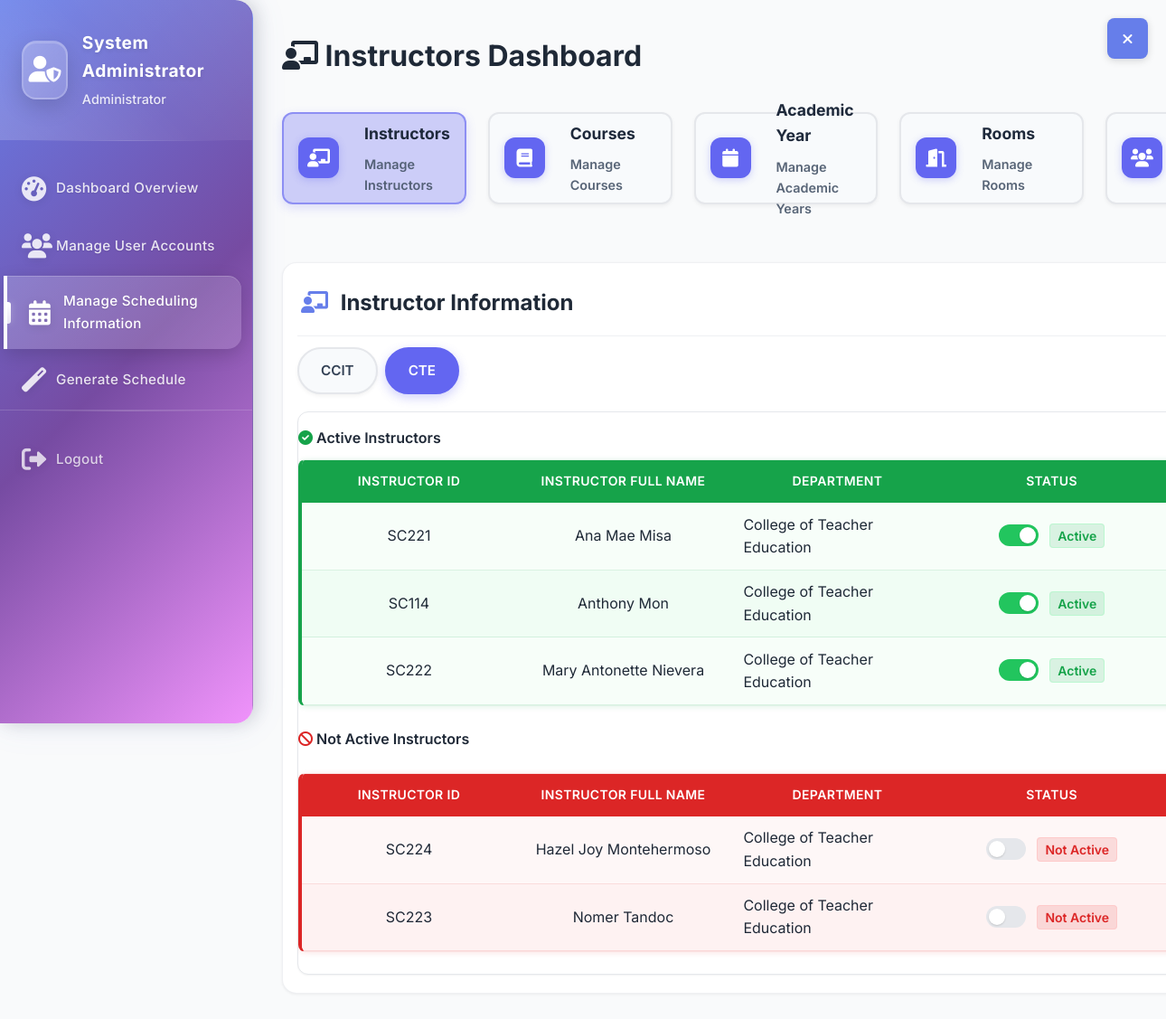
The app's page /dashboards/admin/Instructor-dashboard.php?department=College+of+Teacher+Education (signed in) with its own data.
### tables this page shows
CREATE TABLE `teachers` (
  `id` int NOT NULL AUTO_INCREMENT,
  `user_id` varchar(20) NOT NULL,
  `teacher_id` varchar(20) NOT NULL,
  `department` enum('College of Communication and Information Technology','College of Teacher Education') NOT NULL,
  PRIMARY KEY (`id`),
  UNIQUE KEY `user_id` (`user_id`),
  UNIQUE KEY `teacher_id` (`teacher_id`)
);

CREATE TABLE `users` (
  `id` int NOT NULL AUTO_INCREMENT,
  `user_id` varchar(20) NOT NULL,
  `full_name` varchar(100) NOT NULL,
  `email` varchar(100) DEFAULT NULL,
  `password_hash` varchar(255) NOT NULL,
  `role` enum('admin','teacher','student') NOT NULL,
  `status` enum('pending','approved','rejected','suspended') DEFAULT 'pending',
  `email_verified` tinyint(1) DEFAULT '0',
  `verification_token` varchar(100) DEFAULT NULL,
  `reset_token` varchar(100) DEFAULT NULL,
  `reset_token_expires` datetime DEFAULT NULL,
  `created_at` timestamp NULL DEFAULT CURRENT_TIMESTAMP,
  `updated_at` timestamp NULL DEFAULT CURRENT_TIMESTAMP ON UPDATE CURRENT_TIMESTAMP,
  PRIMARY KEY (`id`),
  UNIQUE KEY `user_id` (`user_id`),
  UNIQUE KEY `email` (`email`)
);

### config/database.php (called while the page is built, shortened)
<?php
class Database {
    private $host = DB_HOST;
    private $user = DB_USER;
    private $pass = DB_PASS;
    private $dbname = DB_NAME;
    private $dbh;
    private $stmt;
    public function __construct() {
        $dsn = 'mysql:host=' . $this->host . ';dbname=' . $this->dbname;
        $options = array(
            PDO::ATTR_PERSISTENT => true,
            PDO::ATTR_ERRMODE => PDO::ERRMODE_EXCEPTION
        );
        try {
            $this->dbh = new PDO($dsn, $this->user, $this->pass, $options);
        } catch(PDOException $e) {
            $this->error = $e->getMessage();
            throw new Exception("Database connection failed: " . $e->getMessage());
        }
    }
    public function query($query) {
        $this->stmt = $this->dbh->prepare($query);
    }
    public function bind($param, $value, $type = null) {
        if (is_null($type)) {
            switch (true) {
                default:
                    $type = PDO::PARAM_STR;
            }
        }
        $this->stmt->bindValue($param, $value, $type);
    }
    public function execute() {
        return $this->stmt->execute();
    }
    public function resultset() {
        $this->execute();
        return $this->stmt->fetchAll(PDO::FETCH_ASSOC);
    }
}

### dashboards/admin/Instructor-dashboard.php (the view, shortened to what this page needs)
<?php
$departments = [
        'College of Communication and Information Technology' => 'CCIT',
        'College of Teacher Education' => 'CTE'
    ];
$current_department = isset($_GET['department']) && in_array($_GET['department'], array_keys($departments)) ? $_GET['department'] : 'College of Communication and Information Technology';
require_once __DIR__ . '/../../config/database.php';
$message = null;
try {
    $db = new Database();
	$db->query('SELECT u.user_id, u.full_name, u.created_at, u.status, t.teacher_id, t.department
                FROM users u
                INNER JOIN teachers t ON u.user_id = t.user_id
                WHERE u.role = "teacher" AND t.department = :department
                ORDER BY u.full_name ASC');
    $db->bind(':department', $current_department);
    $teachers = $db->resultset();
} catch (Exception $e) {
    $teachers = [];
    $message = $message ?? ('Error loading teachers: ' . $e->getMessage());
}
?>
<!DOCTYPE html>
<html lang="en">
<head>
    <link rel="stylesheet" href="../../assets/css/style.css" />
    <link rel="stylesheet" href="https://cdnjs.cloudflare.com/ajax/libs/font-awesome/6.0.0/css/all.min.css" />
</head>
<body>
    <div class="admin-layout">
        <aside class="admin-sidebar" id="adminSidebar" aria-expanded="true">
            <div class="sidebar-header">
                <div class="admin-profile">
                    <div class="admin-avatar" onclick="toggleSidebar()"><i class="fas fa-user-shield"></i></div>
                    <div class="admin-info">
                        <h4><?php echo htmlspecialchars($_SESSION['full_name']); ?></h4>
                        <span>Administrator</span>
                    </div>
                </div>
            </div>
            <nav class="sidebar-nav">
                <ul class="nav-menu">
                    <li class="nav-item"><a href="dashboard.php" class="nav-link"><i class="fas fa-tachometer-alt"></i><span>Dashboard Overview</span></a></li>
                    <li class="nav-item"><a href="manage-users.php" class="nav-link"><i class="fas fa-users"></i><span>Manage User Accounts</span></a></li>
                    <li class="nav-item"><a href="manage-scheduling.php" class="nav-link active"><i class="fas fa-calendar-alt"></i><span>Manage Scheduling Information</span></a></li>
                    <li class="nav-item"><a href="generate-schedule.php" class="nav-link"><i class="fas fa-magic"></i><span>Generate Schedule</span></a></li>
                </ul>
                <div class="sidebar-footer">
                    <a href="../../auth/logout.php" class="nav-link logout-link"><i class="fas fa-sign-out-alt"></i><span>Logout</span></a>
                </div>
            </nav>
        </aside>
        <main class="admin-main" id="adminMain">
            <div class="main-header">
                <h1 class="page-title"><i class="fas fa-chalkboard-teacher"></i> Instructors Dashboard</h1>
                <button id="headerSidebarToggle" class="sidebar-toggle"><i class="fas fa-bars"></i></button>
            </div>
            <div class="dashboard-navigation-cards">
                <a href="Instructor-dashboard.php" class="dashboard-card-nav active" data-dashboard="instructors">
                    <div class="dashboard-card-icon">
                        <i class="fas fa-chalkboard-teacher"></i>
                    </div>
                    <div class="dashboard-card-content">
                        <h3>Instructors</h3>
                        <p>Manage Instructors</p>
                    </div>
                </a>
                <a href="Courses-dashboard.php" class="dashboard-card-nav" data-dashboard="courses">
                    <div class="dashboard-card-icon">
                        <i class="fas fa-book"></i>
                    </div>
                    <div class="dashboard-card-content">
                        <h3>Courses</h3>
                        <p>Manage Courses</p>
                    </div>
                </a>
                <a href="academic-year-dashboard.php" class="dashboard-card-nav" data-dashboard="academic-year">
                    <div class="dashboard-card-icon">
                        <i class="fas fa-calendar"></i>
                    </div>
                    <div class="dashboard-card-content">
                        <h3>Academic Year</h3>
                        <p>Manage Academic Years</p>
                    </div>
                </a>
                <a href="rooms-dashboard.php" class="dashboard-card-nav" data-dashboard="rooms">
                    <div class="dashboard-card-icon">
                        <i class="fas fa-door-open"></i>
                    </div>
                    <div class="dashboard-card-content">
                        <h3>Rooms</h3>
                        <p>Manage Rooms</p>
                    </div>
                </a>
                <a href="sections-dashboard.php" class="dashboard-card-nav" data-dashboard="sections">
                    <div class="dashboard-card-icon">
                        <i class="fas fa-users"></i>
                    </div>
                </a>
            </div>
            <div class="main-content">
                <div class="dashboard-card" style="width:100%">
                    <div class="management-controls">
                        <div class="controls-left">
                            <h2 class="section-title" style="font-size: 1.5rem; font-weight: 700;"><i class="fas fa-chalkboard-teacher"></i> Instructor Information</h2>
                        </div>
                    </div>
					<nav class="breadcrumb-navigation" style="margin-bottom:1.2rem;">
                        <?php foreach ($departments as $department => $name): ?>
							<a href="?department=<?php echo urlencode($department); ?>"
							   class="breadcrumb-tab <?php echo $current_department === $department ? 'active' : ''; ?>">
								<?php echo htmlspecialchars($name); ?><?php echo ($current_department !== $department) ? '' : ''; ?>
							</a>
                        <?php endforeach; ?>
                    </nav>
                    <div class="table-container">
                        <div class="table-section-header"><h3><i class="fas fa-check-circle" style="color:#16a34a"></i> Active Instructors</h3></div>
                        <table class="table" id="activeTeachers">
                            <thead>
                                <tr>
                                    <th>Instructor ID</th>
                                    <th>Instructor Full Name</th>
                                    <th>Department</th>
                                    <th>Status</th>
                                    <th>Actions</th>
                                </tr>
                            </thead>
                            <tbody>
                                <?php
                                $teachersActive = [];
                                $teachersInactive = [];
                                foreach (($teachers ?? []) as $t) {
                                    if (($t['status'] ?? '') === 'approved') $teachersActive[] = $t; else $teachersInactive[] = $t;
                                }
                                ?>
                                <?php if (!empty($teachersActive)): ?>
                                    <?php foreach ($teachersActive as $t): ?>
                                        <tr>
                                            <td><?php echo htmlspecialchars($t['teacher_id']); ?></td>
                                            <td><?php echo htmlspecialchars($t['full_name']); ?></td>
                                            <td><?php echo htmlspecialchars($t['department']); ?></td>
                                            <td>
                                                <label class="switch">
                                                    <span class="slider"></span>
                                                </label>
                                                <span class="status-available">Active</span>
                                            </td>
                                            <td>
                                            </td>
                                        </tr>
                                    <?php endforeach; ?>
                                <?php else: ?>
									<tr><td colspan="5" class="muted">No active instructors found.</td></tr>
                                <?php endif; ?>
                            </tbody>
                        </table>
                        <div class="table-section-header"><h3><i class="fas fa-ban" style="color:#dc2626"></i> Not Active Instructors</h3></div>
                        <table class="table" id="inactiveTeachers">
                            <thead>
                                <tr>
                                    <th>Instructor ID</th>
                                    <th>Instructor Full Name</th>
                                    <th>Department</th>
                                    <th>Status</th>
                                    <th>Actions</th>
                                </tr>
                            </thead>
                            <tbody>
                                <?php if (!empty($teachersInactive)): ?>
                                    <?php foreach ($teachersInactive as $t): ?>
                                        <tr>
                                            <td><?php echo htmlspecialchars($t['teacher_id']); ?></td>
                                            <td><?php echo htmlspecialchars($t['full_name']); ?></td>
                                            <td><?php echo htmlspecialchars($t['department']); ?></td>
                                            <td>
                                                <label class="switch">
                                                    <span class="slider"></span>
                                                </label>
                                                <span class="status-unavailable">Not Active</span>
                                            </td>
                                            <td>
                                            </td>
                                        </tr>
                                    <?php endforeach; ?>
                                <?php else: ?>
									<tr><td colspan="5" class="muted">No not active instructors found.</td></tr>
                                <?php endif; ?>
                            </tbody>
                        </table>
                    </div>
                </div>
            </div>
        </main>
    </div>
</body>
</html>

### records on screen
teachers: teacher "SC221", users.full_name "Ana Mae Misa", department "College of Teacher Education"
teachers: teacher "SC114", users.full_name "Anthony Mon", department "College of Teacher Education"
teachers: teacher "SC222", users.full_name "Mary Antonette Nievera", department "College of Teacher Education"
teachers: teacher "SC224", users.full_name "Hazel Joy Montehermoso", department "College of Teacher Education"
teachers: teacher "SC223", users.full_name "Nomer Tandoc", department "College of Teacher Education"

### other values on screen
$_SESSION['full_name'] "System Administrator"
$name "CCIT"
$name "CTE"
